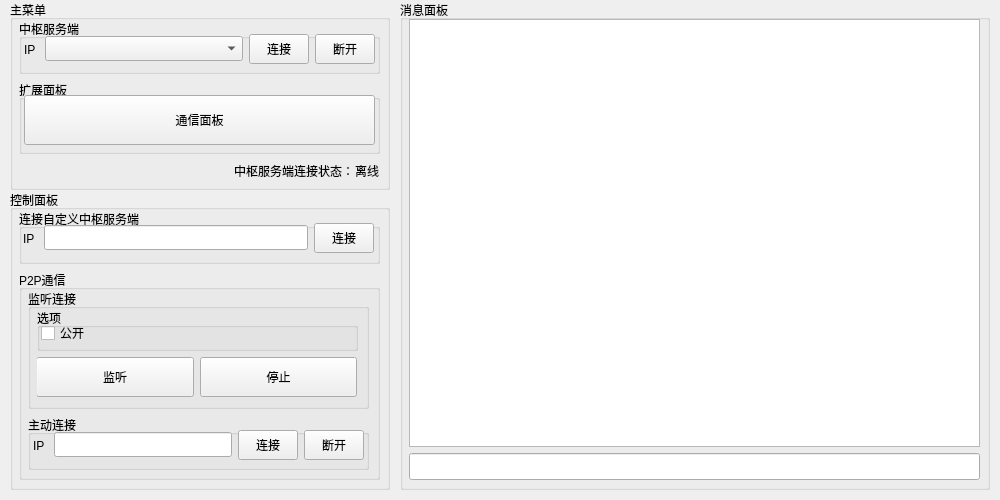
<?xml version="1.0" encoding="UTF-8"?>
<ui version="4.0">
 <class>Window</class>
 <widget class="QWidget" name="Window">
  <property name="geometry">
   <rect>
    <x>0</x>
    <y>0</y>
    <width>1000</width>
    <height>500</height>
   </rect>
  </property>
  <property name="minimumSize">
   <size>
    <width>1000</width>
    <height>500</height>
   </size>
  </property>
  <property name="maximumSize">
   <size>
    <width>1000</width>
    <height>500</height>
   </size>
  </property>
  <property name="windowTitle">
   <string>伽马通信</string>
  </property>
  <widget class="QGroupBox" name="MessagePanel">
   <property name="geometry">
    <rect>
     <x>400</x>
     <y>0</y>
     <width>590</width>
     <height>490</height>
    </rect>
   </property>
   <property name="title">
    <string>消息面板</string>
   </property>
   <widget class="QWidget" name="gridLayoutWidget">
    <property name="geometry">
     <rect>
      <x>9</x>
      <y>19</y>
      <width>571</width>
      <height>461</height>
     </rect>
    </property>
    <layout class="QGridLayout" name="gridLayout_5">
     <item row="0" column="0">
      <widget class="QTextBrowser" name="InformationBox"/>
     </item>
     <item row="1" column="0">
      <widget class="QLineEdit" name="TextInputBox">
       <property name="font">
        <font>
         <pointsize>12</pointsize>
        </font>
       </property>
       <property name="text">
        <string/>
       </property>
      </widget>
     </item>
    </layout>
   </widget>
  </widget>
  <widget class="QGroupBox" name="CommunicationPanel">
   <property name="geometry">
    <rect>
     <x>10</x>
     <y>190</y>
     <width>380</width>
     <height>300</height>
    </rect>
   </property>
   <property name="title">
    <string>控制面板</string>
   </property>
   <widget class="QWidget" name="gridLayoutWidget_3">
    <property name="geometry">
     <rect>
      <x>9</x>
      <y>19</y>
      <width>361</width>
      <height>271</height>
     </rect>
    </property>
    <layout class="QGridLayout" name="gridLayout_7">
     <item row="0" column="0">
      <widget class="QGroupBox" name="groupBox_3">
       <property name="maximumSize">
        <size>
         <width>16777215</width>
         <height>55</height>
        </size>
       </property>
       <property name="title">
        <string>连接自定义中枢服务端</string>
       </property>
       <widget class="QWidget" name="gridLayoutWidget_7">
        <property name="geometry">
         <rect>
          <x>-1</x>
          <y>9</y>
          <width>361</width>
          <height>41</height>
         </rect>
        </property>
        <layout class="QGridLayout" name="gridLayout_3">
         <item row="0" column="1">
          <widget class="QLabel" name="label">
           <property name="maximumSize">
            <size>
             <width>15</width>
             <height>16777215</height>
            </size>
           </property>
           <property name="text">
            <string>IP：</string>
           </property>
          </widget>
         </item>
         <item row="0" column="0">
          <spacer name="horizontalSpacer_5">
           <property name="orientation">
            <enum>Qt::Horizontal</enum>
           </property>
           <property name="sizeType">
            <enum>QSizePolicy::Fixed</enum>
           </property>
           <property name="sizeHint" stdset="0">
            <size>
             <width>5</width>
             <height>20</height>
            </size>
           </property>
          </spacer>
         </item>
         <item row="0" column="3">
          <widget class="QPushButton" name="ConnectCustomHubServerButton">
           <property name="minimumSize">
            <size>
             <width>0</width>
             <height>30</height>
            </size>
           </property>
           <property name="maximumSize">
            <size>
             <width>60</width>
             <height>16777215</height>
            </size>
           </property>
           <property name="text">
            <string>连接</string>
           </property>
          </widget>
         </item>
         <item row="0" column="2">
          <widget class="QLineEdit" name="CustomHubServerIPLineEdit">
           <property name="minimumSize">
            <size>
             <width>0</width>
             <height>25</height>
            </size>
           </property>
          </widget>
         </item>
         <item row="0" column="4">
          <spacer name="horizontalSpacer_6">
           <property name="orientation">
            <enum>Qt::Horizontal</enum>
           </property>
           <property name="sizeType">
            <enum>QSizePolicy::Fixed</enum>
           </property>
           <property name="sizeHint" stdset="0">
            <size>
             <width>5</width>
             <height>20</height>
            </size>
           </property>
          </spacer>
         </item>
        </layout>
       </widget>
      </widget>
     </item>
     <item row="1" column="0">
      <widget class="QGroupBox" name="groupBox_4">
       <property name="title">
        <string>P2P通信</string>
       </property>
       <widget class="QWidget" name="gridLayoutWidget_8">
        <property name="geometry">
         <rect>
          <x>9</x>
          <y>19</y>
          <width>341</width>
          <height>181</height>
         </rect>
        </property>
        <layout class="QGridLayout" name="gridLayout_4">
         <item row="0" column="0">
          <widget class="QGroupBox" name="groupBox_5">
           <property name="title">
            <string>监听连接</string>
           </property>
           <widget class="QWidget" name="gridLayoutWidget_10">
            <property name="geometry">
             <rect>
              <x>9</x>
              <y>19</y>
              <width>321</width>
              <height>91</height>
             </rect>
            </property>
            <layout class="QGridLayout" name="gridLayout_10">
             <item row="0" column="0">
              <widget class="QGroupBox" name="groupBox_7">
               <property name="title">
                <string>选项</string>
               </property>
               <widget class="QWidget" name="gridLayoutWidget_11">
                <property name="geometry">
                 <rect>
                  <x>-1</x>
                  <y>10</y>
                  <width>321</width>
                  <height>31</height>
                 </rect>
                </property>
                <layout class="QGridLayout" name="gridLayout_11">
                 <item row="0" column="0">
                  <spacer name="horizontalSpacer_9">
                   <property name="orientation">
                    <enum>Qt::Horizontal</enum>
                   </property>
                   <property name="sizeType">
                    <enum>QSizePolicy::Fixed</enum>
                   </property>
                   <property name="sizeHint" stdset="0">
                    <size>
                     <width>5</width>
                     <height>20</height>
                    </size>
                   </property>
                  </spacer>
                 </item>
                 <item row="0" column="1">
                  <widget class="QCheckBox" name="IsPublicP2PServer">
                   <property name="text">
                    <string>公开</string>
                   </property>
                  </widget>
                 </item>
                 <item row="0" column="2">
                  <spacer name="horizontalSpacer_10">
                   <property name="orientation">
                    <enum>Qt::Horizontal</enum>
                   </property>
                   <property name="sizeType">
                    <enum>QSizePolicy::Fixed</enum>
                   </property>
                   <property name="sizeHint" stdset="0">
                    <size>
                     <width>5</width>
                     <height>20</height>
                    </size>
                   </property>
                  </spacer>
                 </item>
                </layout>
               </widget>
              </widget>
             </item>
             <item row="1" column="0">
              <widget class="QWidget" name="widget_2" native="true">
               <widget class="QWidget" name="gridLayoutWidget_12">
                <property name="geometry">
                 <rect>
                  <x>-1</x>
                  <y>-1</y>
                  <width>321</width>
                  <height>42</height>
                 </rect>
                </property>
                <layout class="QGridLayout" name="gridLayout_12">
                 <item row="0" column="0">
                  <widget class="QPushButton" name="P2PListen">
                   <property name="minimumSize">
                    <size>
                     <width>0</width>
                     <height>40</height>
                    </size>
                   </property>
                   <property name="text">
                    <string>监听</string>
                   </property>
                  </widget>
                 </item>
                 <item row="0" column="1">
                  <widget class="QPushButton" name="P2PListenStop">
                   <property name="minimumSize">
                    <size>
                     <width>0</width>
                     <height>40</height>
                    </size>
                   </property>
                   <property name="text">
                    <string>停止</string>
                   </property>
                  </widget>
                 </item>
                </layout>
               </widget>
              </widget>
             </item>
            </layout>
           </widget>
          </widget>
         </item>
         <item row="1" column="0">
          <widget class="QGroupBox" name="groupBox_6">
           <property name="maximumSize">
            <size>
             <width>16777215</width>
             <height>55</height>
            </size>
           </property>
           <property name="title">
            <string>主动连接</string>
           </property>
           <widget class="QWidget" name="gridLayoutWidget_9">
            <property name="geometry">
             <rect>
              <x>0</x>
              <y>10</y>
              <width>341</width>
              <height>41</height>
             </rect>
            </property>
            <layout class="QGridLayout" name="gridLayout_9">
             <item row="0" column="5">
              <spacer name="horizontalSpacer_8">
               <property name="orientation">
                <enum>Qt::Horizontal</enum>
               </property>
               <property name="sizeType">
                <enum>QSizePolicy::Fixed</enum>
               </property>
               <property name="sizeHint" stdset="0">
                <size>
                 <width>5</width>
                 <height>20</height>
                </size>
               </property>
              </spacer>
             </item>
             <item row="0" column="2">
              <widget class="QLineEdit" name="P2PConnectionLineEdit">
               <property name="minimumSize">
                <size>
                 <width>0</width>
                 <height>25</height>
                </size>
               </property>
              </widget>
             </item>
             <item row="0" column="3">
              <widget class="QPushButton" name="P2PConnectionButton">
               <property name="minimumSize">
                <size>
                 <width>0</width>
                 <height>30</height>
                </size>
               </property>
               <property name="maximumSize">
                <size>
                 <width>60</width>
                 <height>16777215</height>
                </size>
               </property>
               <property name="text">
                <string>连接</string>
               </property>
              </widget>
             </item>
             <item row="0" column="1">
              <widget class="QLabel" name="label_3">
               <property name="maximumSize">
                <size>
                 <width>15</width>
                 <height>16777215</height>
                </size>
               </property>
               <property name="text">
                <string>IP：</string>
               </property>
              </widget>
             </item>
             <item row="0" column="0">
              <spacer name="horizontalSpacer_7">
               <property name="orientation">
                <enum>Qt::Horizontal</enum>
               </property>
               <property name="sizeType">
                <enum>QSizePolicy::Fixed</enum>
               </property>
               <property name="sizeHint" stdset="0">
                <size>
                 <width>5</width>
                 <height>20</height>
                </size>
               </property>
              </spacer>
             </item>
             <item row="0" column="4">
              <widget class="QPushButton" name="P2PDisconnectButton">
               <property name="minimumSize">
                <size>
                 <width>0</width>
                 <height>30</height>
                </size>
               </property>
               <property name="maximumSize">
                <size>
                 <width>60</width>
                 <height>16777215</height>
                </size>
               </property>
               <property name="text">
                <string>断开</string>
               </property>
              </widget>
             </item>
            </layout>
           </widget>
          </widget>
         </item>
        </layout>
       </widget>
      </widget>
     </item>
    </layout>
   </widget>
  </widget>
  <widget class="QGroupBox" name="MainMenu">
   <property name="geometry">
    <rect>
     <x>10</x>
     <y>0</y>
     <width>380</width>
     <height>190</height>
    </rect>
   </property>
   <property name="title">
    <string>主菜单</string>
   </property>
   <widget class="QWidget" name="gridLayoutWidget_2">
    <property name="geometry">
     <rect>
      <x>9</x>
      <y>19</y>
      <width>361</width>
      <height>161</height>
     </rect>
    </property>
    <layout class="QGridLayout" name="gridLayout_6">
     <item row="0" column="0">
      <widget class="QGroupBox" name="groupBox">
       <property name="maximumSize">
        <size>
         <width>16777215</width>
         <height>55</height>
        </size>
       </property>
       <property name="title">
        <string>中枢服务端</string>
       </property>
       <widget class="QWidget" name="gridLayoutWidget_6">
        <property name="geometry">
         <rect>
          <x>0</x>
          <y>10</y>
          <width>361</width>
          <height>41</height>
         </rect>
        </property>
        <layout class="QGridLayout" name="gridLayout_2">
         <item row="0" column="0">
          <spacer name="horizontalSpacer">
           <property name="orientation">
            <enum>Qt::Horizontal</enum>
           </property>
           <property name="sizeType">
            <enum>QSizePolicy::Fixed</enum>
           </property>
           <property name="sizeHint" stdset="0">
            <size>
             <width>5</width>
             <height>20</height>
            </size>
           </property>
          </spacer>
         </item>
         <item row="0" column="4">
          <widget class="QPushButton" name="DisconnectTheCentralServerButton">
           <property name="minimumSize">
            <size>
             <width>0</width>
             <height>30</height>
            </size>
           </property>
           <property name="maximumSize">
            <size>
             <width>60</width>
             <height>16777215</height>
            </size>
           </property>
           <property name="text">
            <string>断开</string>
           </property>
          </widget>
         </item>
         <item row="0" column="1">
          <widget class="QLabel" name="label_4">
           <property name="maximumSize">
            <size>
             <width>15</width>
             <height>16777215</height>
            </size>
           </property>
           <property name="text">
            <string>IP：</string>
           </property>
          </widget>
         </item>
         <item row="0" column="3">
          <widget class="QPushButton" name="ConnectToTheCentralServerButton">
           <property name="minimumSize">
            <size>
             <width>0</width>
             <height>30</height>
            </size>
           </property>
           <property name="maximumSize">
            <size>
             <width>60</width>
             <height>16777215</height>
            </size>
           </property>
           <property name="text">
            <string>连接</string>
           </property>
          </widget>
         </item>
         <item row="0" column="5">
          <spacer name="horizontalSpacer_2">
           <property name="orientation">
            <enum>Qt::Horizontal</enum>
           </property>
           <property name="sizeType">
            <enum>QSizePolicy::Fixed</enum>
           </property>
           <property name="sizeHint" stdset="0">
            <size>
             <width>5</width>
             <height>20</height>
            </size>
           </property>
          </spacer>
         </item>
         <item row="0" column="2">
          <widget class="QComboBox" name="HubServerSelectionBox">
           <property name="minimumSize">
            <size>
             <width>0</width>
             <height>25</height>
            </size>
           </property>
          </widget>
         </item>
        </layout>
       </widget>
      </widget>
     </item>
     <item row="1" column="0">
      <widget class="QGroupBox" name="groupBox_2">
       <property name="title">
        <string>扩展面板</string>
       </property>
       <widget class="QWidget" name="gridLayoutWidget_5">
        <property name="geometry">
         <rect>
          <x>0</x>
          <y>10</y>
          <width>361</width>
          <height>61</height>
         </rect>
        </property>
        <layout class="QGridLayout" name="gridLayout">
         <item row="0" column="1">
          <widget class="QPushButton" name="CommunicationPanelButton">
           <property name="minimumSize">
            <size>
             <width>0</width>
             <height>50</height>
            </size>
           </property>
           <property name="text">
            <string>通信面板</string>
           </property>
          </widget>
         </item>
         <item row="0" column="0">
          <spacer name="horizontalSpacer_3">
           <property name="orientation">
            <enum>Qt::Horizontal</enum>
           </property>
           <property name="sizeType">
            <enum>QSizePolicy::Fixed</enum>
           </property>
           <property name="sizeHint" stdset="0">
            <size>
             <width>5</width>
             <height>20</height>
            </size>
           </property>
          </spacer>
         </item>
         <item row="0" column="2">
          <spacer name="horizontalSpacer_4">
           <property name="orientation">
            <enum>Qt::Horizontal</enum>
           </property>
           <property name="sizeType">
            <enum>QSizePolicy::Fixed</enum>
           </property>
           <property name="sizeHint" stdset="0">
            <size>
             <width>5</width>
             <height>20</height>
            </size>
           </property>
          </spacer>
         </item>
        </layout>
       </widget>
      </widget>
     </item>
     <item row="2" column="0">
      <widget class="QWidget" name="widget" native="true">
       <property name="maximumSize">
        <size>
         <width>16777215</width>
         <height>20</height>
        </size>
       </property>
       <widget class="QWidget" name="gridLayoutWidget_4">
        <property name="geometry">
         <rect>
          <x>0</x>
          <y>0</y>
          <width>361</width>
          <height>22</height>
         </rect>
        </property>
        <layout class="QGridLayout" name="gridLayout_8">
         <item row="0" column="1">
          <widget class="QLabel" name="label_2">
           <property name="maximumSize">
            <size>
             <width>115</width>
             <height>16777215</height>
            </size>
           </property>
           <property name="text">
            <string>中枢服务端连接状态：</string>
           </property>
          </widget>
         </item>
         <item row="0" column="2">
          <widget class="QLabel" name="HubServerConnectionStatusLabel">
           <property name="maximumSize">
            <size>
             <width>25</width>
             <height>16777215</height>
            </size>
           </property>
           <property name="text">
            <string>离线</string>
           </property>
          </widget>
         </item>
         <item row="0" column="0">
          <widget class="QLabel" name="PromptMessageLabel">
           <property name="text">
            <string/>
           </property>
          </widget>
         </item>
        </layout>
       </widget>
      </widget>
     </item>
    </layout>
   </widget>
  </widget>
 </widget>
 <resources/>
 <connections/>
</ui>
